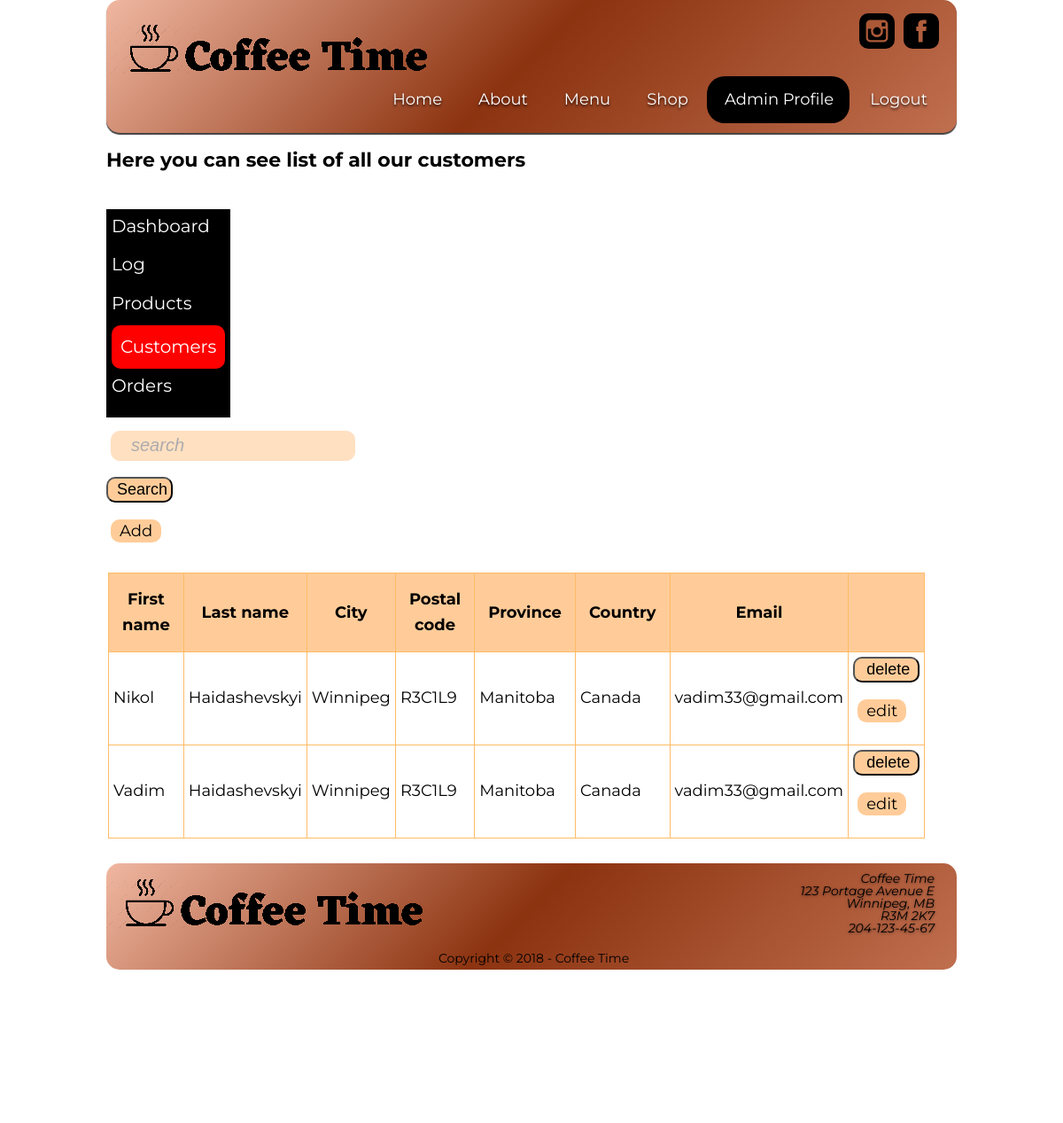
/admin_customers.php (signed in), run on the app's committed database.
### tables this page shows
CREATE TABLE `user` (
  `user_id` int(11) NOT NULL AUTO_INCREMENT PRIMARY KEY,
  `first_name` varchar(55) DEFAULT NULL,
  `last_name` varchar(55) DEFAULT NULL,
  `is_admin` varchar(15) NOT NULL DEFAULT 'regular',
  `age` int(11) DEFAULT NULL,
  `street` varchar(55) DEFAULT NULL,
  `city` varchar(45) DEFAULT NULL,
  `postal_code` varchar(6) DEFAULT NULL,
  `province` varchar(45) DEFAULT NULL,
  `country` varchar(45) DEFAULT NULL,
  `phone` char(10) DEFAULT NULL,
  `email` varchar(125) DEFAULT NULL,
  `password` varchar(12) DEFAULT NULL,
  `conf_passw` varchar(12) DEFAULT NULL,
  `created_at` datetime NOT NULL DEFAULT CURRENT_TIMESTAMP,
  `updated_at` datetime NOT NULL DEFAULT CURRENT_TIMESTAMP);

### public/admin_customers.php (the view, shortened to what this page needs)
<?php
require __DIR__ . '/../lib/functions.php';
require __DIR__ . '/../config/config.php';
$h1 = 'Here you can see list of all our customers';
try {
    if (!empty($_GET['roast'])) {
        $roast = $_GET['roast'];
        $query = "SELECT * FROM user WHERE user_ = :roasted";
        $params = array(
          ':roasted' => $roast);
    } else {
        $query = 'SELECT * FROM
        user
        ORDER by user.first_name';
        $params = [];
    }
    $stmt = $dbh->prepare($query);
    $stmt->execute($params);
    $results = $stmt->fetchAll(\PDO::FETCH_ASSOC);
} catch (Exception $e) {
    echo $e->getMessage();
    die;
}
include __DIR__ . '/../inc/header.inc.php';
?>
      <main>
        <h1><?=$h1?></h1>
        <div id="admin_customers_page">
        <?php include __DIR__ . '/../inc/admin.inc.php'; ?>
      <div id="search">
          <form action="<?=basename($_SERVER['PHP_SELF'])?>" method="get">
              <p><input type="text" name="s" placeholder="search" /></p><button>Search</button>
          </form>
      </div>
  <p><a href="admin_add_customer.php" style="width: 75px; background-color: #fc9; padding-left: 10px; padding-top: 2px;
                                                    padding-bottom: 2px; border-radius: 10px; font-size: 18px;
                                                    color: #000; text-decoration: none; padding-right: 10px;">Add</a></p>
  <table>
    <tr>
      <th>First name</th>
      <th>Last name</th>
      <th>City</th>
      <th>Postal code</th>
      <th>Province</th>
      <th>Country</th>
      <th>Email</th>
      <th></th>
    </tr>
    <?php foreach ($results as $key => $row) : ?>
    <tr>
      <td><?=$row['first_name']?></td>
      <td><?=$row['last_name']?></td>
      <td><?=$row['city']?></td>
      <td><?=$row['postal_code']?></td>
      <td><?=$row['province']?></td>
      <td><?=$row['country']?></td>
      <td><?=$row['email']?></td>
      <td><form action="" method="post">
            <button>delete</button>
          </form>
          <p><a href="admin_update_customers.php" style="width: 75px; background-color: #fc9; padding-left: 10px; padding-top: 2px;
                                                    padding-bottom: 2px; border-radius: 10px; font-size: 18px;
                                                    color: #000; text-decoration: none; padding-right: 10px;">edit</a></p>
      </td>
    </tr>
    <?php endforeach; ?>
  </table>
  </div>
<?php
    include __DIR__ . '/../inc/footer.inc.php';
?>
  </body>
</html>

### public/styles/capstone_project_screen.css (style rules this page uses)
body { font-size: 18px; line-height: 1.3em; font-family: 'Montserrat', Arial, sans-serif; color: #000; background-color: #fff; margin: 0 auto; }
main { font-size: 18px; display: block; background-color: #fff; line-height: 1.6em; min-height: 1100px; text-align: left; z-index: 10; margin: 0 auto; position: relative; }
main p { margin-left: 5px; }
h1 { text-align: left; font-size: 22px; font-weight: 700; margin-top: 17px; }
td a { color: #f60; background-color: transparent; text-decoration: underline; padding-left: 5px; }
p a { color: #f60; background-color: transparent; text-decoration: underline; padding-left: 5px; }
form { width: 100%; }
form p { clear: both; }
input[type="text"], input[type="email"], input[type="tel"], input[type="date"], input[type="month"], input[type="password"], input[type="submit"], input[type="reset"] { width: 250px; background-color: #fc9; border: 1px solid #fc9; border-radius: 10px; padding-left: 22px; font-size: 20px; padding-top: 4px; padding-bottom: 5px; font-style: italic; opacity: 0.6; }
button { width: 75px; padding-left: 10px; font-size: 18px; padding-top: 2px; padding-bottom: 2px; border-radius: 10px; background-color: #fc9; }
table { border-spacing: 0px; border-collapse: collapse; color: #000; width: 80%; height: auto; border-radius: 15px; display: inline-block; margin: 15px 2px 5px 2px; }
td,th { border: 1px solid #fb6; padding: 15px; }
th { color: #000; background-color: #fc9; text-align: center; }
tr { padding: 15px; }
td { text-align: left; padding: 15px; }

### public/styles/capstone_mobile.css (style rules this page uses)
body { font-family: 'Montserrat', Arial, sans-serif; font-size: 16px; color: #000; background-color: #fff; margin: 0; }
main { display: block; background-color: #fff; line-height: 1.6em; min-height: 500px; text-align: left; z-index: 10; margin: 0 auto; position: relative; }
main p { margin-left: 5px; }
h1 { text-align: left; font-size: 22px; font-weight: 700; margin-top: 17px; }
table { border-spacing: 0px; border-collapse: collapse; color: #000; width: 100%; height: auto; border-radius: 15px; display: inline-block; }
td,th { border: 1px solid #fb6; }
th { color: #000; background-color: #fc9; text-align: center; }
td { text-align: left; padding: 5px; }
form { width: 100%; }
form p { clear: both; }
input[type="text"], input[type="email"], input[type="tel"], input[type="date"], input[type="submit"], input[type="reset"] { width: 180px; background-color: #fc9; border: 1px solid #fc9; border-radius: 10px; padding-left: 22px; font-size: 18px; padding-top: 4px; padding-bottom: 5px; font-style: italic; opacity: 0.6; }

### public/styles/capstone_print.css (style rules this page uses)
body { font-size: 18px; line-height: 1.3em; font-family: 'Montserrat', Arial, sans-serif; background-color: #fff; margin: 0 auto; }
main { font-size: 18px; display: block; background-color: #fff; line-height: 1.6em; min-height: 1100px; text-align: left; z-index: 10; margin: 0 auto; position: relative; }
main p { margin-left: 5px; }
h1 { text-align: left; font-size: 22px; font-weight: 700; margin-top: 17px; }
table { border-spacing: 0px; border-collapse: collapse; color: #000; width: 100%; height: auto; border-radius: 15px; display: inline-block; margin: 15px 2px 5px 2px; }
td,th { border: 1px solid #fb6; }
th { color: #000; background-color: #fc9; text-align: center; }
td { text-align: left; padding: 5px; }
form { width: 100%; }
form p { clear: both; }
input[type="text"], input[type="email"], input[type="tel"], input[type="date"], input[type="submit"], input[type="reset"] { width: 250px; background-color: #fc9; border: 1px solid #fc9; border-radius: 10px; padding-left: 22px; font-size: 20px; padding-top: 4px; padding-bottom: 5px; font-style: italic; opacity: 0.6; }

### public/admin_customers.php (style rules this page uses)
table { border-spacing: 0px; border-collapse: collapse; color: #000; width: 70%; height: auto; border-radius: 15px; display: inline-block; margin: 15px 2px 5px 2px; }
td,th { border: 1px solid #fb6; }
th { color: #000; background-color: #fc9; text-align: center; }
td { text-align: left; padding: 5px; }

### data on the page
user: first_name "Nikol", last_name "Haidashevskyi", city "Winnipeg", postal_code "R3C1L9", province "Manitoba", country "Canada", email "vadim33@gmail.com"
user: first_name "Vadim", last_name "Haidashevskyi", city "Winnipeg", postal_code "R3C1L9", province "Manitoba", country "Canada", email "vadim33@gmail.com"

### other printed values
$h1 "Here you can see list of all our customers"
